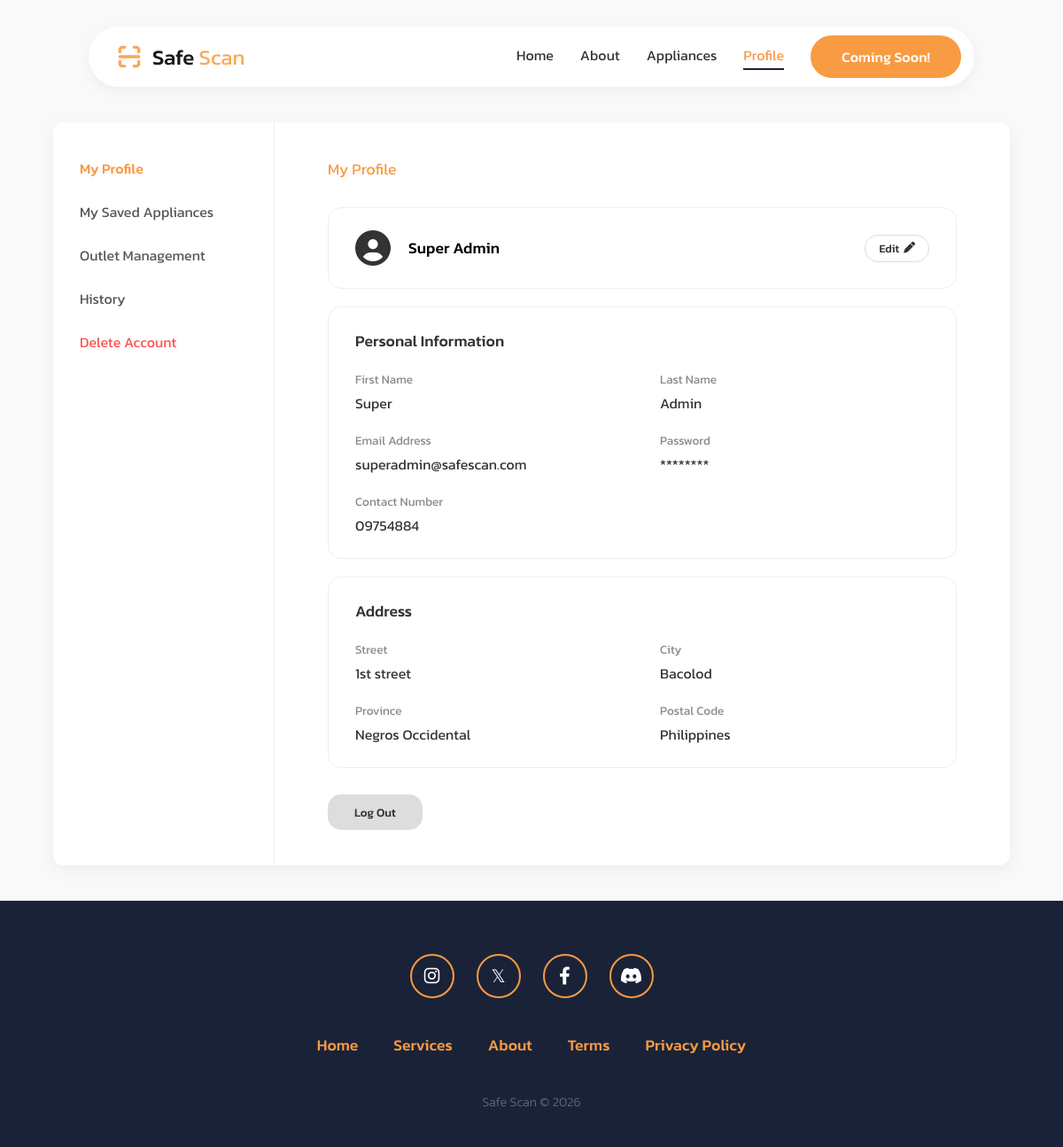
Page /profile (signed in) on the committed database.
### tables this page shows
CREATE TABLE `users` (
  `user_id` int(11) NOT NULL,
  `first_name` varchar(50) NOT NULL,
  `last_name` varchar(50) NOT NULL,
  `email` varchar(50) NOT NULL,
  `password` varchar(255) NOT NULL,
  `phone` varchar(15) NOT NULL,
  `country` varchar(255) NOT NULL,
  `province` varchar(255) NOT NULL,
  `city` varchar(255) NOT NULL,
  `street` varchar(255) NOT NULL,
  `role` varchar(50) NOT NULL DEFAULT 'User',
  `date_registered` timestamp NOT NULL,
  `date_updated` timestamp NOT NULL DEFAULT current_timestamp()
);

### app/controllers/ProfileController.php (called while the page is built, shortened)
<?php
require_once __DIR__ . '/../models/User.php';
class ProfileController {
    public function index() {
        $userModel = new User();
        $user = $userModel->getById($_SESSION['user_id']);
        require_once __DIR__ . '/../views/pages/profile.php';
    }
}

### public/index.php (called while the page is built, shortened)
<?php
require_once __DIR__ . '/../app/controllers/ProfileController.php';
$router = new Router();
$router->get('home', function() {
    (new HomeController())->index();
});
$router->get('profile', function() {
    (new ProfileController())->index();
});
$router->get('about', function() {
    (new AboutController())->index();
});
$router->get('services', function() {
    (new ServicesController())->index();
});
$router->get('privacypolicy', function() {
    (new PrivacyController())->index();
});
$router->get('terms', function() {
    (new TermsController())->index();
});
$router->get('appliances', function() {
    (new AppliancesController())->index();
});
$router->get('chat', function() {
    (new ChatController())->index();
});
$router->get('upload', function() {
    (new UploadController())->index();
});
$router->post('favorite/toggle', function() {
    (new AppliancesController())->toggleFavorite();
});
$router->get('admin', function() {
    (new AdminController())->index();
});
$router->post('admin/update_profile', function() {
    (new AdminController())->updateProfile();
});
$router->post('admin/update_role', function() {
    (new AdminController())->updateRole();
});
$router->post('admin/add_appliance', function() {
    (new AdminController())->addAppliance();
});
$router->get('admin/delete_appliance', function() {
    (new AdminController())->deleteAppliance();
});
$router->get('login', function() {
    (new AuthController())->login();
});
$router->post('login', function() {
    (new AuthController())->login();
});
$router->get('signup', function() {
    (new AuthController())->register();
});
$router->post('signup', function() {
    (new AuthController())->register();
});
$router->post('profile/update', function() {
    (new ProfileController())->update();
});
$router->post('profile/delete', function() {
    (new ProfileController())->delete();
});
$router->get('logout', function() {
    (new AuthController())->logout();
});
$router->resolve();

### app/config/Database.php (called while the page is built)
<?php
class Database {
    private static $instance = null;
    private $conn;
    private $host = "localhost:3306";
    private $db = "mikealla_safescan_db";
    private $user = "mikealla_safescan";
    private $pass = "Lloydmika123";
    private function __construct() {
        try {
            $this->conn = new PDO(
                "mysql:host={$this->host};dbname={$this->db}",
                $this->user,
                $this->pass
            );
            $this->conn->setAttribute(PDO::ATTR_ERRMODE, PDO::ERRMODE_EXCEPTION);
        } catch (PDOException $e) {
            die("DB Connection failed: " . $e->getMessage());
        }
    }
    public static function getInstance() {
        if (self::$instance == null) {
            self::$instance = new Database();
        }
        return self::$instance;
    }
    public function getConnection() {
        return $this->conn;
    }
}

### app/models/User.php (called while the page is built, shortened)
<?php
require_once __DIR__ . '/../config/Database.php';
class User {
    private $conn;
    public function __construct() {
        $this->conn = Database::getInstance()->getConnection();
    }
    public function getById($id) {
        $sql = "SELECT * FROM users WHERE user_id = ?";
        $stmt = $this->conn->prepare($sql);
        $stmt->execute([$id]);
        return $stmt->fetch(PDO::FETCH_ASSOC);
    }
}

### app/views/pages/profile.php (the view, shortened to what this page needs)
<?php
    require __DIR__ . '/../others/navigation.php';
 ?>
<link rel="stylesheet" href="/assets/css/profile.css">
<div class="dashboard-container">
    <aside class="sidebar">
        <a class="nav-item active" onclick="switchTab('profile', this)">My Profile</a>
        <a class="nav-item" onclick="switchTab('members', this)">My Saved Appliances</a>
        <a class="nav-item" onclick="switchTab('outlet', this)">Outlet Management</a>
        <a class="nav-item" onclick="switchTab('history', this)">History</a>
        <a class="nav-item danger" onclick="switchTab('delete', this)">Delete Account</a>
    </aside>
    <main class="main-content">
        <div id="section-profile" class="content-section active">
            <div class="header-row">
                <span class="page-title">My Profile</span>
                </div>
            <div class="info-card">
                <div class="profile-flex" style="justify-content: space-between;">
                    <div class="profile-flex">
                        <i class="fa-solid fa-circle-user avatar-icon"></i>
                        <span style="font-size: 1.1rem; font-weight: 500;">
                            <?= htmlspecialchars($user['first_name'] . ' ' . $user['last_name']); ?>
                        </span>
                    </div>
                    <a href="#" class="edit-btn" onclick="openModal()">
                        Edit <i class="fa-solid fa-pen"></i>
                    </a>
                </div>
            </div>
            <div class="info-card">
                <div class="card-header">
                    <h3 class="card-title">Personal Information</h3>
                </div>
                <div class="data-grid">
                    <div class="data-group">
                        <label>First Name</label>
                        <div><?= htmlspecialchars($user['first_name']); ?></div>
                    </div>
                    <div class="data-group">
                        <label>Last Name</label>
                        <div><?= htmlspecialchars($user['last_name']); ?></div>
                    </div>
                    <div class="data-group">
                        <label>Email Address</label>
                        <div><?= htmlspecialchars($user['email']); ?></div>
                    </div>
                    <div class="data-group">
                        <label>Password</label>
                        <div>********</div>
                    </div>
                    <div class="data-group">
                        <label>Contact Number</label>
                        <div><?= htmlspecialchars($user['phone']); ?></div>
                    </div>
                </div>
            </div>
            <div class="info-card">
                <div class="card-header">
                    <h3 class="card-title">Address</h3>
                </div>
                <div class="data-grid">
                    <div class="data-group">
                        <label>Street</label>
                        <div><?= htmlspecialchars($user['street']); ?></div>
                    </div>
                    <div class="data-group">
                        <label>City</label>
                        <div><?= htmlspecialchars($user['city'] ?? ''); ?></div>
                    </div>
                    <div class="data-group">
                        <label>Province</label>
                        <div><?= htmlspecialchars($user['province'] ?? ''); ?></div>
                    </div>
                    <div class="data-group">
                        <label>Postal Code</label>
                        <div><?= htmlspecialchars($user['country'] ?? ''); ?></div>
                    </div>
                </div>
            </div>
            <button class="logout-btn" onclick="openLogoutModal()">Log Out</button>
        </div>
    </main>
</div>
<?php require __DIR__ . '/../others/footer.php'; ?>

### public/assets/css/profile.css (style rules this page uses)
* { margin: 0; padding: 0; box-sizing: border-box; font-family: 'Kanit', sans-serif; }
.dashboard-container { width: 90%; max-width: 1200px; min-height: 600px; background: white; border-radius: 12px; box-shadow: 0 5px 20px rgba(0,0,0,0.05); display: flex; overflow: hidden; margin: 40px auto; }
.sidebar { width: 250px; padding: 40px 30px; border-right: 1px solid var(--border-color); display: flex; flex-direction: column; gap: 25px; background-color: #fff; }
.nav-item { font-size: 1rem; color: var(--sidebar-text); text-decoration: none; cursor: pointer; transition: all 0.2s; }
.nav-item:hover, .nav-item.active { color: var(--primary-orange); }
.nav-item.active { font-weight: 500; }
.nav-item.danger { color: var(--danger-red); }
.main-content { flex: 1; padding: 40px 60px; overflow-y: auto; }
.content-section { display: none; animation: fadeIn 0.3s ease-in-out; }
.content-section.active { display: block; }
.header-row { display: flex; align-items: center; gap: 15px; margin-bottom: 30px; }
.page-title { font-size: 1.1rem; color: var(--primary-orange); }
.info-card { border: 1px solid var(--border-color); border-radius: 15px; padding: 25px 30px; margin-bottom: 20px; background: white; }
.card-header { display: flex; justify-content: space-between; align-items: flex-start; margin-bottom: 20px; }
.card-title { font-size: 1.1rem; font-weight: 500; color: var(--text-dark); }
.edit-btn, .filter-btn, .logout-btn, .cancel-btn, .save-btn, .confirm-logout-btn { border-radius: 15px; cursor: pointer; font-weight: 500; transition: 0.2s; border: none; display: inline-flex; align-items: center; justify-content: center; gap: 5px; }
.edit-btn { text-decoration: none; font-size: 0.8rem; color: var(--text-dark); border: 1px solid #ddd; padding: 5px 15px; }
.logout-btn { background-color: #ddd; color: var(--text-dark); padding: 10px 30px; margin-top: 10px; }
.profile-flex { display: flex; align-items: center; gap: 20px; }
.avatar-icon { font-size: 40px; color: var(--text-dark); }
.data-grid { display: grid; grid-template-columns: 1fr 1fr; gap: 20px 40px; }
.data-group label { display: block; font-size: 0.85rem; color: var(--text-label); margin-bottom: 5px; }
.data-group div { font-size: 1rem; color: var(--text-dark); }

### rows in the picture
users: first_name+last_name "Super Admin", first_name "Super", last_name "Admin", email "superadmin@safescan.com", phone "09754884", street "1st street", city "Bacolod", province "Negros Occidental", country "Philippines"
